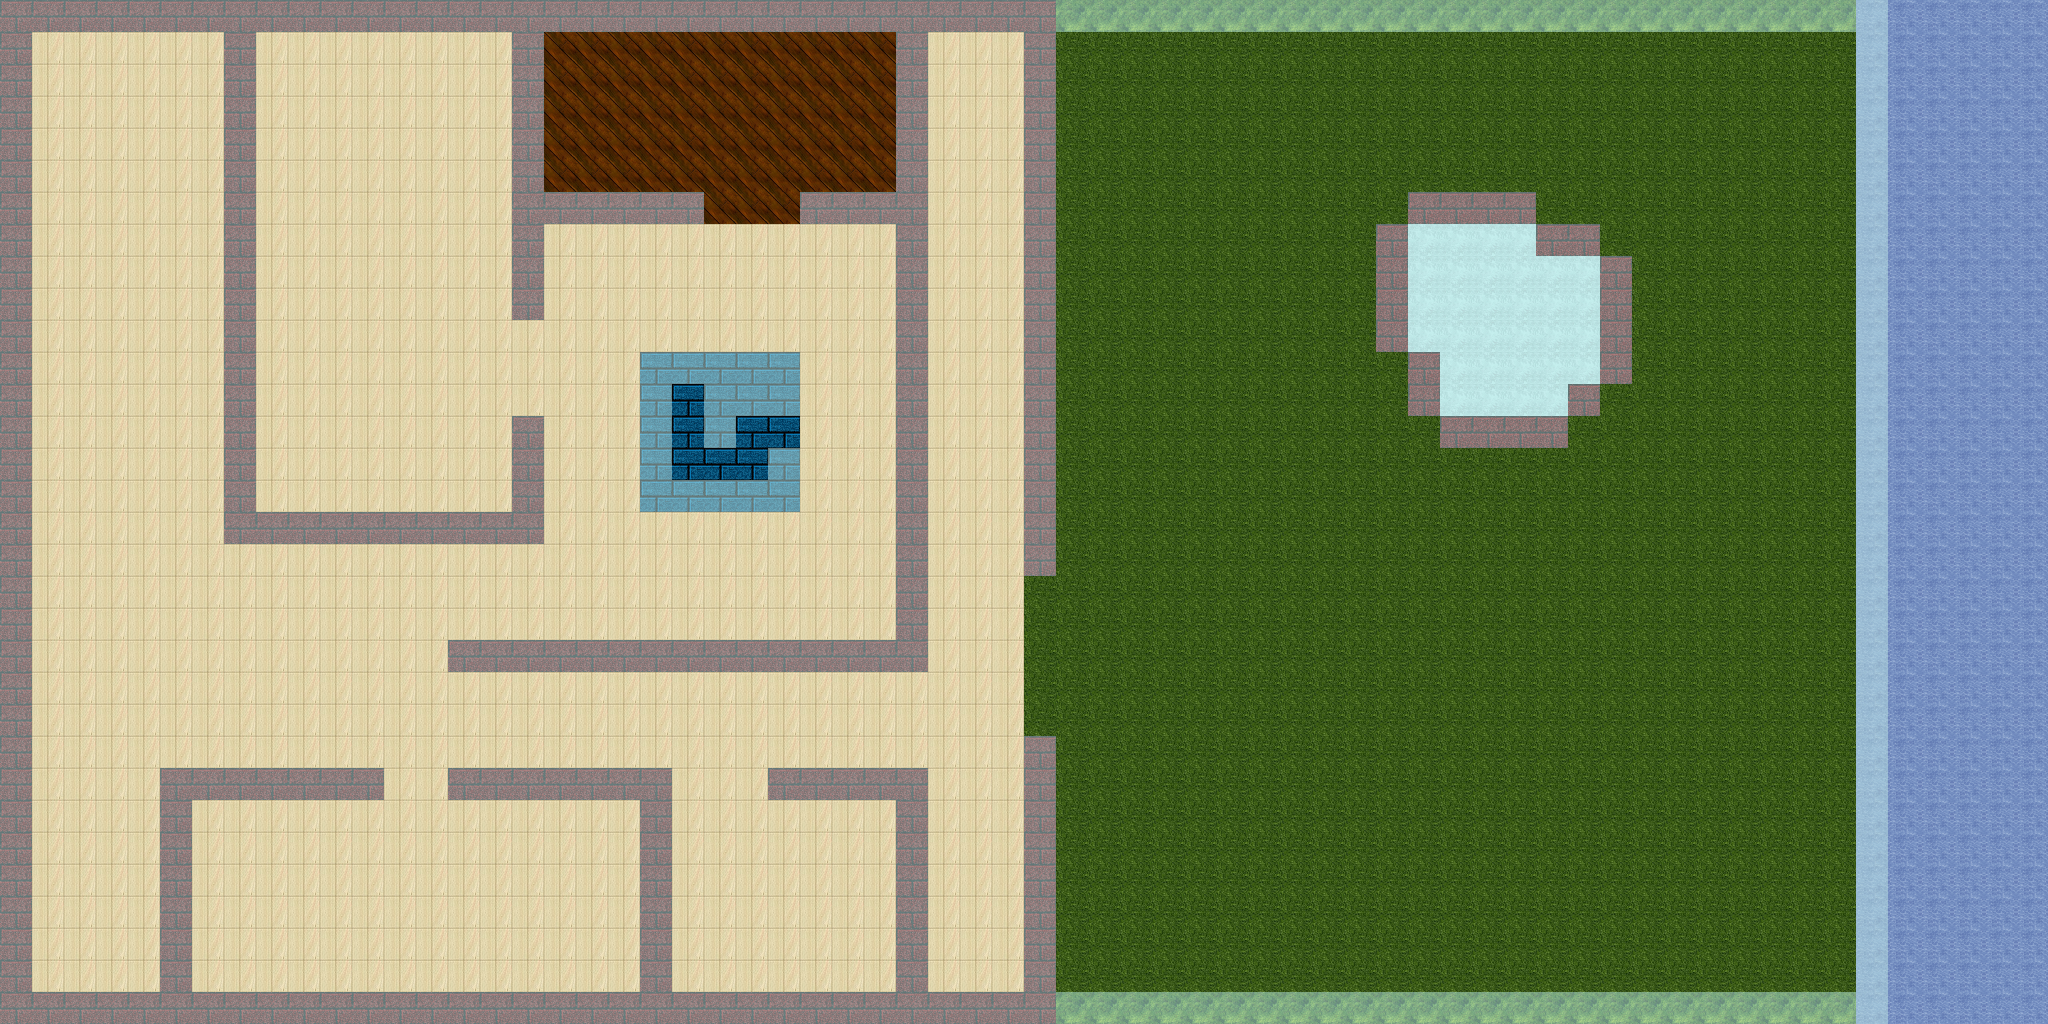

A level layout from a 2D game, rendered from its tile map. Below: a short description, then the map file with tile-grid data replaced by summaries:
An orthogonal 64x32 tile map with 32x32 px tiles, 2 tile layers (map, collision).

<map version="1.0" orientation="orthogonal" width="64" height="32" tilewidth="32" tileheight="32">
 <tileset firstgid="1" name="dungeontiles" tilewidth="32" tileheight="32">
  <image source="dungeontiles.png" width="128" height="256" />
 </tileset>
 <layer name="map" width="64" height="32">
  <data>[2048 cells, 2048 non-empty, 8 distinct tile ids]</data>
 </layer>
 <layer name="collision" width="64" height="32" opacity="0.52">
  <data>[2048 cells, 358 non-empty, 2 distinct tile ids]</data>
 </layer>
</map>